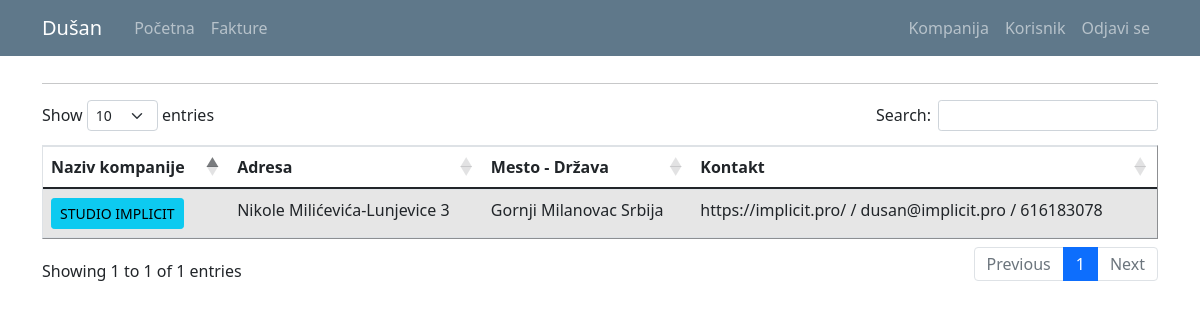
Page /company_list (signed in) on the committed database.
### kpo/models.py (models this page shows, shortened)
class User(db.Model, UserMixin):
    id = db.Column(db.Integer, primary_key=True)
    email = db.Column(db.String(120), unique=True, nullable=False)
    password = db.Column(db.String(60), nullable = False)
    name = db.Column(db.String(20), unique=False, nullable=False)
    surname = db.Column(db.String(20), unique=False, nullable=False)
    workplace = db.Column(db.String(20), unique=False, nullable=False)
    authorization = db.Column(db.String(20), nullable = False) # ovde treba da budu tipovi korisnika: S_admin, C_admin, C_user
    gender = db.Column(db.String(1)) #(0, "srednji"), (1, "muški"), (2, "ženski")
    company_id = db.Column(db.Integer, db.ForeignKey('company.id'), nullable=True)
    invoices = db.relationship('Invoice', backref='invoice_user', lazy=True)

class Company(db.Model):
    id = db.Column(db.Integer, primary_key=True)
    companyname = db.Column(db.String(20), unique=True, nullable=False)         #Helios, Metalac, Tetrapak, Foka, Papir Print
    company_address = db.Column(db.String(20), unique=False, nullable=False)
    company_address_number = db.Column(db.Integer, nullable=False)
    company_zip_code = db.Column(db.Integer, nullable=False)
    company_city = db.Column(db.String(20), unique=False, nullable=False)
    company_state = db.Column(db.String(20), unique=False, nullable=False)
    company_pib = db.Column(db.Integer, nullable=False)
    company_mb = db.Column(db.Integer, nullable=False)
    company_site = db.Column(db.String(20), unique=True, nullable=False) #vidi imali neki model tipa db.Link()
    company_mail = db.Column(db.String(120), unique=True, nullable=False)
    company_phone = db.Column(db.Integer, nullable=False)
    company_logo = db.Column(db.String(60), nullable=False)
    users = db.relationship('User', backref='user_company', lazy=True)
    invoices = db.relationship('Invoice', backref='invoice_company', lazy=True)

### kpo/companys/routes.py (the view)
@companys.route("/company_list")
def company_list():
    if not current_user.is_authenticated:
        flash('You have to be logged in to access this page', 'danger')
        return redirect(url_for('users.login'))
    companys = Company.query.all()
    return render_template('company_list.html', title='Companies', companys=companys)

### kpo/models.py (called while the page is built)
@login_manager.user_loader
def load_user(user_id):
    return User.query.get(int(user_id))

### kpo/templates/company_list.html (shortened to what this page needs)
{% extends "layout.html" %}
{% block content %}
<hr>
<table id="data" border="1" class="table table-striped">
  <thead>
    <tr>
      <th>Naziv kompanije</th>
      <th>Adresa</th>
      <th>Mesto - Država</th>
      <th>Kontakt</th>
    </tr>
  </thead>
  <tbody>
  {% if current_user.authorization == 's_admin' %}
    {% for company in companys %}
      <tr>
        <td><a class="btn btn-info btn-sm mr-2" href="{{ url_for('companys.company_profile', company_id=company.id) }}" title="Uređivanje podataka">{{ company.companyname }}</a></td>
        <td>{{ company.company_address }} {{ company.company_address_number }}</td>
        <td>{{ company.company_city }} {{ company.company_state }}</td>
        <td>{{ company.company_site }} / {{ company.company_mail }} / {{ company.company_phone }}</td>
      </tr>
    {% endfor %}
  {% else %}
    {% for company in companys %}
      {% if company.companyname == current_user.user_company.companyname %}
        <tr>
          <td><a class="btn btn-info btn-sm mr-2" href="{{ url_for('companys.company_profile', company_id=company.id) }}" title="Uređivanje podataka">{{ company.companyname }}</a></td>
          <td>{{ company.company_address }} {{ company.company_address_number }}</td>
          <td>{{ company.company_city }} {{ company.company_state }}</td>
          <td>{{ company.company_site }} / {{ company.company_mail }} / {{ company.company_phone }}</td>
        </tr>
      {% endif %}
    {% endfor %}
  </tbody>
  {% endif %}
</table>
{% endblock content%}

### kpo/templates/layout.html (shortened to what this page needs)
<!doctype html>
<html lang="en">
  <head>
    <link rel="stylesheet" href="https://cdn.jsdelivr.net/npm/bootstrap@4.3.1/dist/css/bootstrap.min.css">
    <link rel="stylesheet" type="text/css" href="{{ url_for('static', filename='main.css') }}">
    <link href="https://cdn.jsdelivr.net/npm/bootstrap@5.0.1/dist/css/bootstrap.min.css" rel="stylesheet">
    <link rel="stylesheet" type="text/css" href="https://cdn.datatables.net/1.10.25/css/dataTables.bootstrap5.css">
  </head>
  <body>
    <header class="site-header">
      <nav class="navbar navbar-expand-md navbar-dark bg-steel fixed-top">
        <div class="container">
          <a class="navbar-brand mr-4" href="/">{{ current_user.name }}</a>
          <div class="collapse navbar-collapse" id="navbarToggle">
            <div class="navbar-nav mr-auto">
              {% if current_user.is_authenticated %}
                <a class="nav-item nav-link" href="{{ url_for('main.home') }}">Početna</a>
                <a class="nav-item nav-link" href="{{ url_for('invoices.invoice_list') }}">Fakture</a>
              {% else %}
                <a class="nav-item nav-link" href="{{ url_for('main.home') }}">Početna</a>
                <a class="nav-item nav-link" href="{{ url_for('main.about') }}">O softveru</a>
              {% endif %}
            </div>
            <div class="navbar-nav">
              {% if current_user.is_authenticated %}
                {% if current_user.authorization == 's_admin' %}
                  <a class="nav-item nav-link" href="{{ url_for('companys.company_list') }}">Kompanija</a>
                  <a class="nav-item nav-link" href="{{ url_for('users.user_list') }}">Korisnik</a>
                  <a class="nav-item nav-link" href="{{ url_for('users.logout') }}">Odjavi se</a>
                {% elif current_user.authorization == 'c_admin'%}
                  <a class="nav-item nav-link" href="{{ url_for('companys.company_list') }}">Kompanija</a>
                  <a class="nav-item nav-link" href="{{ url_for('users.user_list') }}">Korisnik</a>
                  <a class="nav-item nav-link" href="{{ url_for('users.logout') }}">Odjavi se</a>
                {% else %}
                  <a class="nav-item nav-link" href="{{ url_for('users.user_list') }}">Korisnik</a>
                  <a class="nav-item nav-link" href="{{ url_for('users.logout') }}">Odjavi se</a>
                {% endif %}
              {% else %}
                <a class="nav-item nav-link" href="{{ url_for('users.login') }}">Prijavite se</a>
              {% endif %}
            </div>
          </div>
        </div>
      </nav>
    </header>
    <main role="main" class="container">
      <div class="row">
        <div class="">
          {% block content %}{% endblock %}
        </div>
      </div>
    </main>
  </body>
</html>

### kpo/static/main.css (style rules this page uses)
body { background: #fafafa; color: #333333; margin-top: 5rem; }
.bg-steel { background-color: #5f788a; }
.site-header .navbar-nav .nav-link { color: #cbd5db; }

### rows in the picture
User: name "Dušan"
Company: companyname "STUDIO IMPLICIT", company_address "Nikole Milićevića-Lunjevice", company_address_number "3", company_city "Gornji Milanovac", company_state "Srbija", company_site "https://implicit.pro/", company_mail "dusan@implicit.pro", company_phone "616183078"
